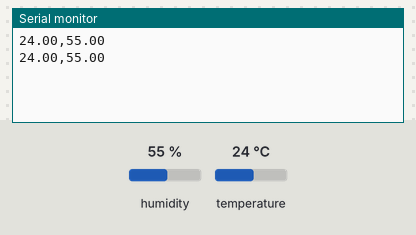
Recording of a sketch running on a simulated ESP8266 (NodeMCU). On the bench: the last lines printed to the serial monitor. The inputs (shaded band) are chosen by the test bench; at power-on: humidity 55 %, temperature 24 °C.

Above: at 2.8 s.
2.9 s: humidity set to 22 %
At 5.1 s:
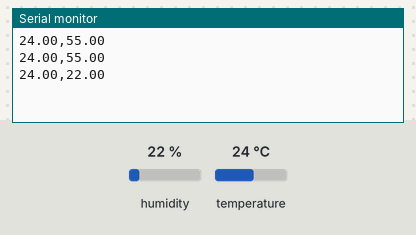
5.6 s: temperature set to 12 °C
At 6.8 s:
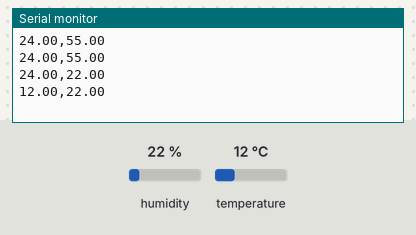
8.3 s: humidity set to 40 %
At 11.4 s:
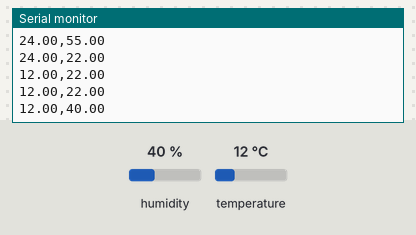
Timing chart, 0 to 12.9 s (numbered marks = the images above; inputs shaded):
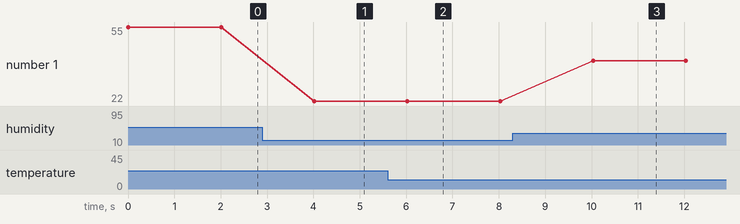

Measured:
- after the input at 2.9 s, the serial monitor: prints a new line after 1.1 s (image 1)
- after the input at 5.6 s, the serial monitor: prints a new line after 0.42 s (image 2)
- after the input at 8.3 s, the serial monitor: prints a new line after 1.7 s (image 3)
- plotted number 1: 55 → 22 after the input at 2.9 s, 22 → 40 after the input at 8.3 s

The sketch:

panel_dht22.ino
```cpp
#include "DHT.h"

#define DHTPIN D2       // Pin donde está conectado el DHT22
#define DHTTYPE DHT22  // Tipo de sensor

DHT dht(DHTPIN, DHTTYPE);

void setup() {
  Serial.begin(9600);
  dht.begin();
}

void loop() {
  float h = dht.readHumidity();
  float t = dht.readTemperature(); // Celsius por defecto

  if (isnan(h) || isnan(t)) {
    Serial.println("Error al leer DHT22");
    return;
  }

  // Envía los datos separados por coma (ej: 24.50,58.00)
  Serial.print(t);
  Serial.print(",");
  Serial.println(h);

  delay(2000); // Actualiza cada 1 segundo
}
```
